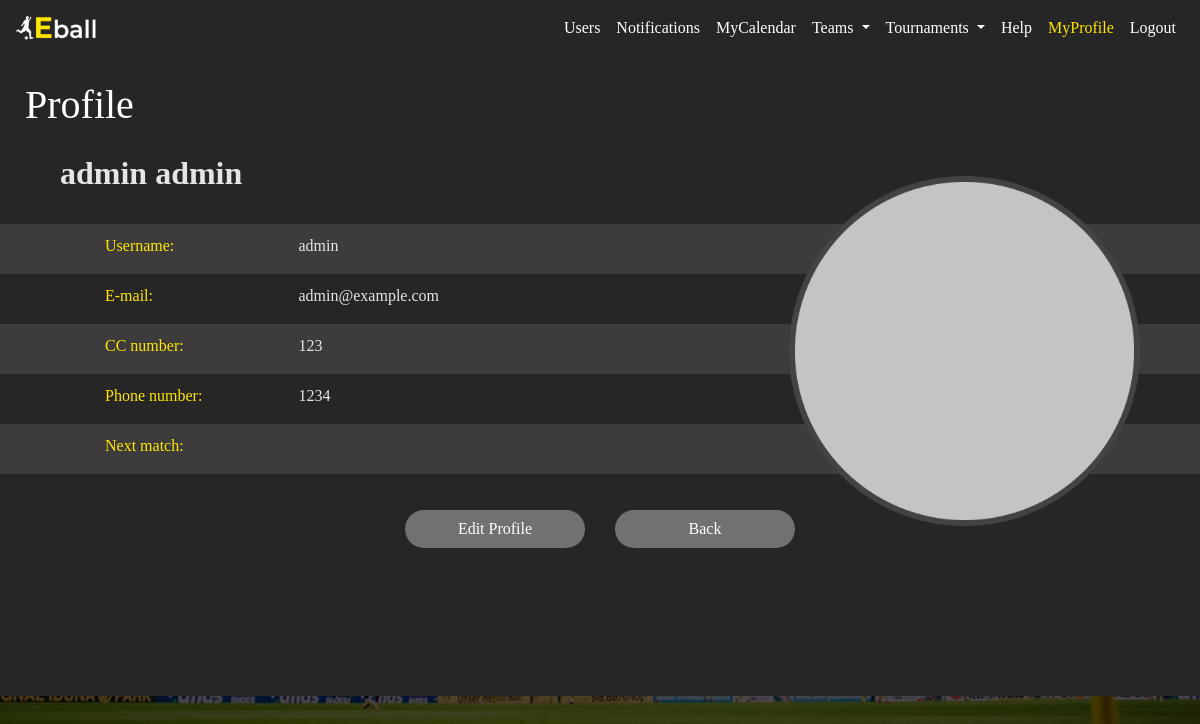
/profile/admin (signed in), run on the app's committed database.
### appEball/models.py (models this page shows, shortened)
class CustomUser(AbstractUser):
    email = models.EmailField(max_length=255, unique=True, blank=False)
    firstName = models.CharField(max_length=100, blank=False)
    lastName = models.CharField(max_length=100, blank=False)
    ccNumber = models.IntegerField(unique=True, blank=False)
    phoneNumber = models.IntegerField(unique=True, blank=False)
    profileImg = models.ImageField(upload_to="images")
    isAccepted = models.BooleanField(default=False)
    isTournamentManager = models.BooleanField(default=False)
    isCaptain = models.BooleanField(default=False)
    USERNAME_FIELD = 'email'
    REQUIRED_FIELDS = ['username', 'firstName', 'lastName', 'ccNumber', 'phoneNumber']
    class Meta:
        db_table = 'User'
        verbose_name = 'User'
        verbose_name_plural = 'Users'
        ordering = ["-username"]

### appEball/views.py (the view)
# urls.py: path('profile/<str:username>', views.user_profile, name='userProfile'),
def user_profile(request, username):
	requestedUser = CustomUser.objects.get(username=username)
	return render(request, 'appEball/user_profile.html', {'requestedUser':requestedUser})

### appEball/templates/appEball/user_profile.html (shortened to what this page needs)
{% extends 'appEball/base_with_grey_background.html' %}
{% load static %}
{% block css %}
    <link rel="stylesheet" type="text/css" href="{% static 'appEball/css/user_profile.css' %}">
{% endblock %}
{% block title %}
    Profile
{% endblock %}
{% block content2 %}
	<h2 id="userTitle"><strong>{{ requestedUser.firstName }} {{ requestedUser.lastName }}</strong></h2>
	<div class="content" id="profileContent">
		<div class="col" id="profileCol">
			<div class="row" id="row1">
				<div class="col-sm-2">
					<p class="userLabel line">Username:</p>
				</div>
				<div class="col">
					<p class="userInfo line">{{ requestedUser.username }}</p>
				</div>
			</div>
			<div class="row" id="row2">
				<div class="col-sm-2">
					<p class="userLabel line">E-mail:</p>
				</div>
				<div class="col">
					<p class="userInfo line">{{ requestedUser.email }}</p>
				</div>
			</div>
			<div class="row"  id="row1">
				<div class="col-sm-2">
					<p class="userLabel line">CC number:</p>
				</div>
				<div class="col">
					<p class="userInfo line">{{ requestedUser.ccNumber }}</p>
				</div>
			</div>
			<div class="row" id="row2">
				<div class="col-sm-2">
					<p class="userLabel line">Phone number:</p>
				</div>
				<div class="col">
					<p class="userInfo line">{{ requestedUser.phoneNumber }}</p>
				</div>
			</div>
			{% if user == requestedUser %}
				<div class="row" id="row1">
					<div class="col-sm-2">
						<p class="userLabel line">Next match:</p>
					</div>
					<div class="col">
					</div>
				</div>
				<div class="row">
					<div class="col" align='right'>
						<a class="btn rounded-pill btn-block" href="{% url 'appEball:editUserProfile' user.username %}">Edit Profile</a>
					</div>
					<div class="col" align='left'>
						<a class="btn rounded-pill btn-block" href={{request.META.HTTP_REFERER}}>Back</a>
					</div>
				</div>
			{% endif %}
		</div>
		<div class="col" id="colImg" align="right">
			<a href="">
				{% if requestedUser.profileImg.url is not none %}
					<img src="{{ requestedUser.profileImg.url }}" height="350px" alt="">
				{% else %}
					<img src="{% static 'appEball/assets/photo1.png' %}" height="350px" alt="">
				{% endif %}
			</a>
		</div>
	</div>
{% endblock %}

### appEball/static/appEball/css/base.css (style rules this page uses)
* { font-family: "lucidaSansRegular"; }
html { background-image: url("../assets/home_page.jpg"); background-color: #262626; background-blend-mode: overlay; height: 100%; background-position: center; background-repeat: no-repeat; background-size: cover; }

### appEball/static/appEball/css/user_profile.css (style rules this page uses)
* { font-family: "lucidaSans"; }
html { overflow-x: hidden; }
body { background-color: transparent; }
#userTitle { margin-left: 5%; color: #E5E5E5; }
#profileCol { position: absolute; margin-top: 2%; }
.row { padding-top: 10px; padding-right: 60px; padding-left: 60px; text-align: justify; }
#row1 { height: 50px; background-color: #3D3B3B; }
#row2 { height: 50px; }
.userLabel { color: #FFE603; margin-left: 30px; }
.userInfo { color: #E5E5E5; margin-left: 5%; }
#colImg { position: absolute; z-index: 1; padding-right: 5%; margin-top: -2%; }
.btn { background-color: #727070; color: white; width: 180px; margin-top: 5%; z-index: 2; }

### data on the page
CustomUser: firstName "admin", lastName "admin", username "admin", email "admin@example.com", ccNumber "123", phoneNumber "1234"
